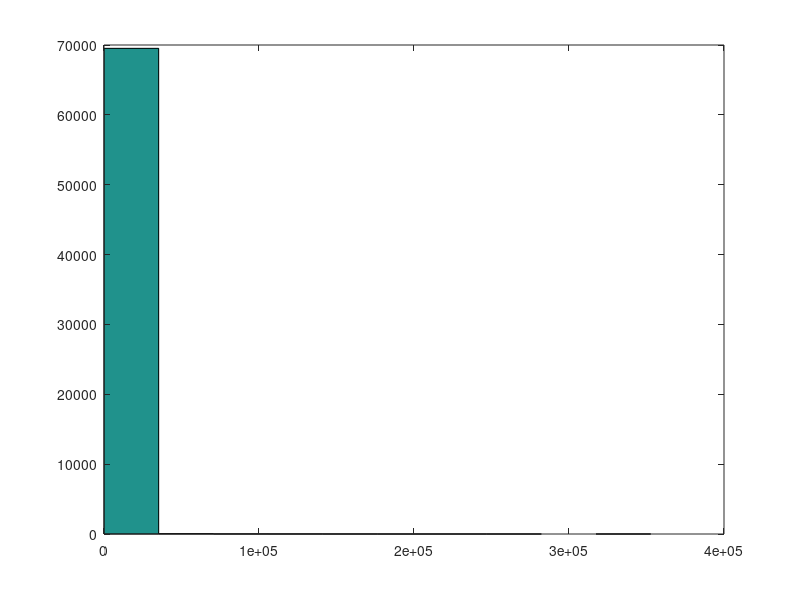
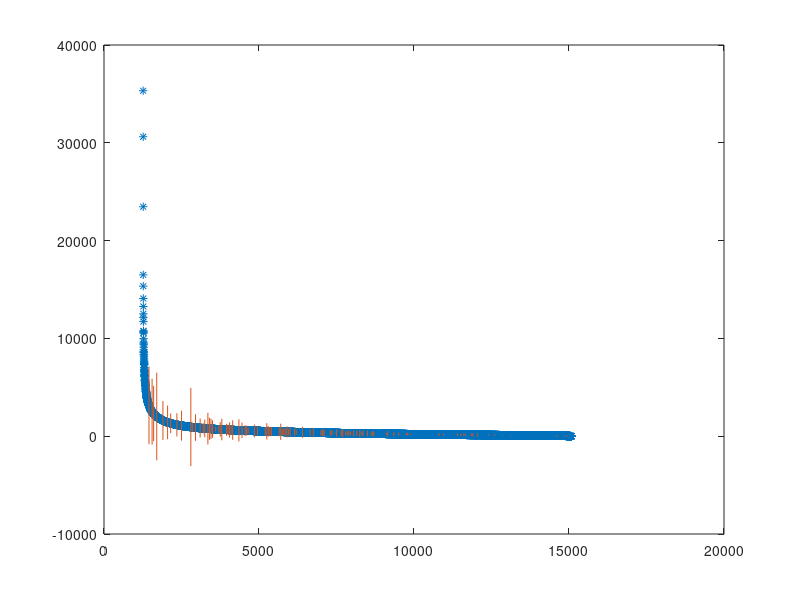
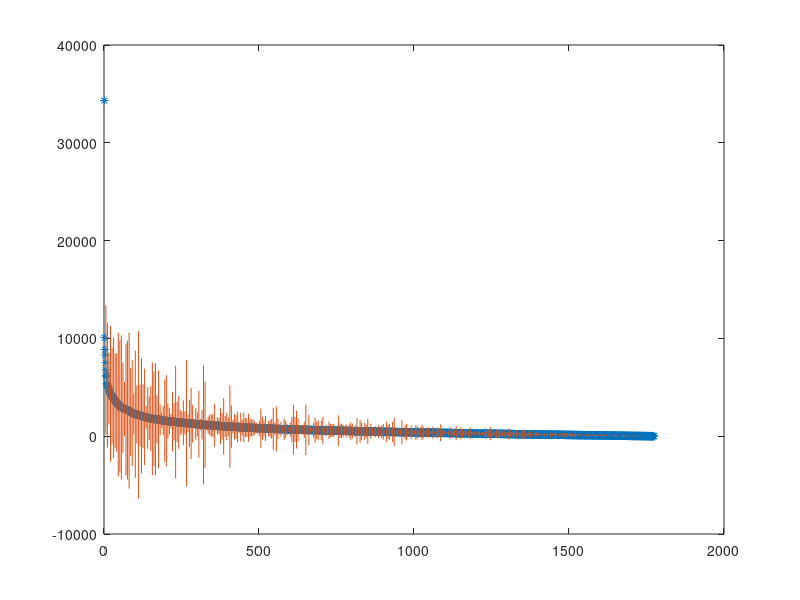

These figures' MATLAB source, in order:

%% Look at initial data distribution, do whitening
load songTrain;

% print some basic statistics
nbr_artists = size(Ytrain,2);
nbr_users = size(Ytrain,1);
fprintf('number of artists %d\n', nbr_artists);
fprintf('number of users %d\n', nbr_users);
fprintf('number of training entries %d\n', nnz(Ytrain));
fillcount = nnz(Ytrain)/(nbr_artists*nbr_users);
fprintf('percentage of fill %f\n', fillcount)

nonzvalues = Ytrain(Ytrain~=0);
hist(nonzvalues)


very_large_counts = sum(sum(Ytrain >5000));
fprintf('very_large_counts %f\n', full(very_large_counts));
Ytrain(Ytrain >40000) = 40000;
indices = (Ytrain~=0);
max(Ytrain(:))
sum_per_artist = sum(Ytrain,1);
sum_one_per_artist = sum(indices,1);
mean_artist = sum_per_artist./sum_one_per_artist;
[mean_artist, sort_indices] = sort(mean_artist,'descend');
std_per_artist = zeros(1, nbr_artists);

for i=1:nbr_artists
    temp = Ytrain(:,i);
    %% non zero elements
    temp = temp(temp~=0);
    std_per_artist(1,i) = std(temp);

end
close all
figure
plot(mean_artist, '*')
hold on;
Ylow = mean_artist - std_per_artist(sort_indices);
Yhigh = mean_artist + std_per_artist(sort_indices);
for i=1:50:nbr_artists
    line([i,i],[Ylow(i),Yhigh(i)]);
end



% print some basic statistics
nbr_artists = size(Ytrain,2);
nbr_users = size(Ytrain,1);
fprintf('number of artists %d\n', nbr_artists);
fprintf('number of users %d\n', nbr_users);
fprintf('number of training entries %d\n', nnz(Ytrain));
fillcount = nnz(Ytrain)/(nbr_artists*nbr_users);
fprintf('percentage of fill %f\n', fillcount)


sum_per_user = sum(Ytrain,2);
sum_one_per_user = sum(indices,2);
mean_user = sum_per_user./sum_one_per_user;
[mean_user, sort_indices] = sort(mean_user,'descend');
std_per_user = zeros(nbr_users, 1);

for i=1:nbr_users
    temp = Ytrain(i,:);
    %% non zero elements
    temp = temp(temp~=0);
    std_per_user(i,1) = std(temp);
end
close all
figure
plot(mean_user, '*')
hold on;
Ylow = mean_user - std_per_user(sort_indices);
Yhigh = mean_user + std_per_user(sort_indices);
for i=1:5:nbr_users
    line([i,i],[Ylow(i),Yhigh(i)]);
end

%% Try mean and std per user. Undo later
%% Try log transform
%% Look how I compare with the rating of my friends !!!


%% Look at the current errors


%% Sunday

%% Repeat the number of features from 5-10-15,20-25-30
%% Repeat with small  0.1,0.5,0.01, 0.05
%%
%% Repeat every experiment 10 times, 
%%            do cross validation -> mean train, mean test
%% mean train, mean test, std train, std test
%%

%% Implement K means
%% Implement iterated svd